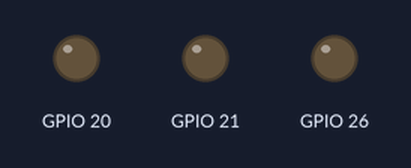
Simulated run of this program. Board: Raspberry Pi (BCM pin numbers). On the bench: output pins drawn as LEDs (lit = HIGH).

Above: at 0.5 s.
At 3.5 s:
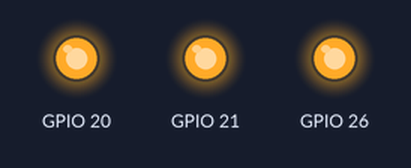
Timing chart, 0 to 4.6 s (numbered marks = the images above):
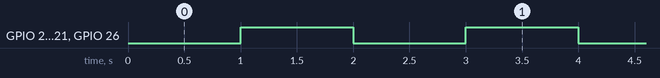

The program:

_13_Relays_Simultaneously_Starting.py
```python
#Program to start all relays simultaneously on Three Channel RPi Relay Board Raspberry Pi
import RPi.GPIO as GPIO
import time

GPIO.setwarnings(False)
GPIO.setmode(GPIO.BCM)
GPIO.setup(20, GPIO.OUT)
GPIO.setup(26, GPIO.OUT)
GPIO.setup(21, GPIO.OUT)

try:
    while True:
        # If relay turns on with LOW signal
        GPIO.output(21, False)
        GPIO.output(20, False)
        GPIO.output(26, False)

        time.sleep(1)  # Adjust the duration as needed
        GPIO.output(21, True)
        GPIO.output(20, True)
        GPIO.output(26, True)

        time.sleep(1)  # Adjust the duration as needed
finally:
    GPIO.cleanup()
```

Measured:
- by itself, GPIO 20, GPIO 21, GPIO 26: alternates HIGH for 1.0 s and LOW for 1.0 s
